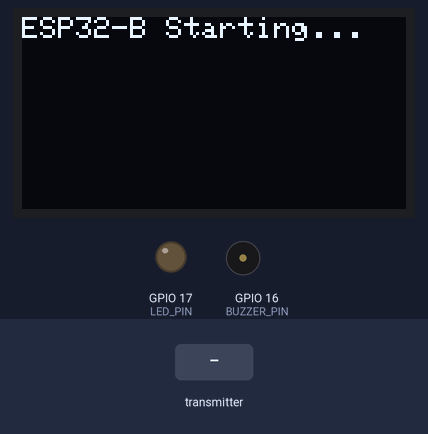
The sketch below on a simulated ESP32. Shown: 128×64 one-colour display, output pins drawn as LEDs (lit = HIGH), buzzer (waves = sounding, pin HIGH). Inputs (shaded band) come from the test bench. No radio packets arrive unless stated; what the sketch prints to the serial monitor is not drawn.

Above: at 2.2 s.
2.3 s: the transmitter starts sending potValue = 4095
At 3.5 s:
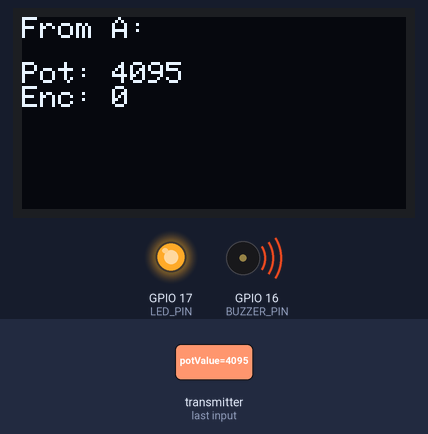
3.8 s: the transmitter starts sending encoderCount = 1
At 5.2 s:
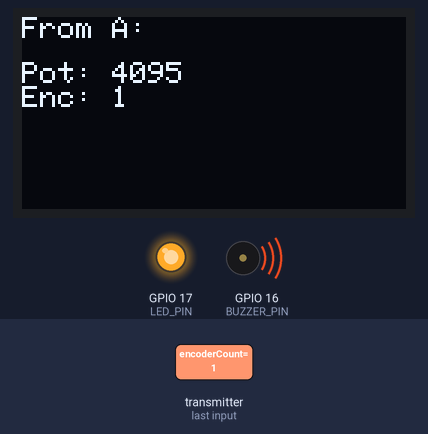
5.5 s: the transmitter starts sending potValue = 0
At 6.7 s:
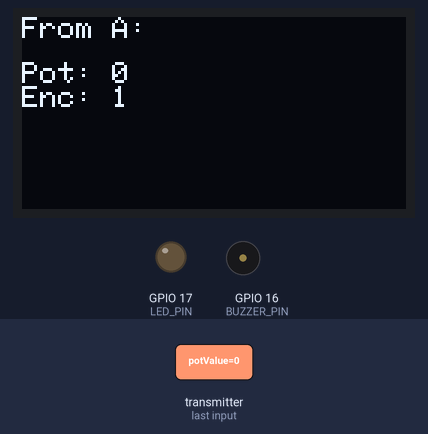
7.1 s: the transmitter starts sending encoderCount = 0
At 8.1 s:
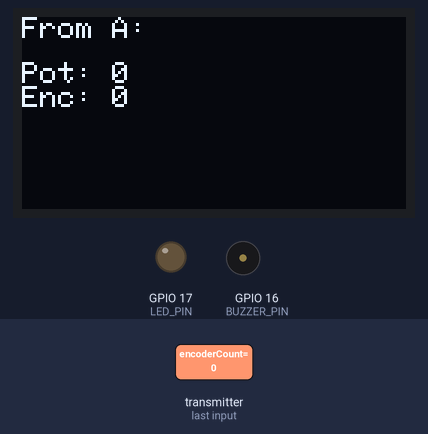
Timing chart, 0 to 9.8 s (numbered marks = the images above; inputs shaded):
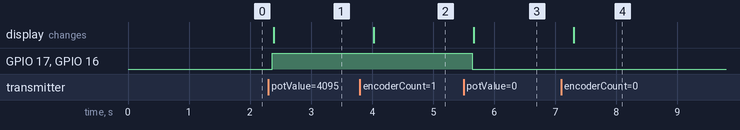

The sketch:

CFL09_Half_Duplex_NRF24L01_ESP32_B.ino
```cpp
#include <SPI.h>
#include <nRF24L01.h>
#include <RF24.h>
#include <Wire.h>
#include <Adafruit_GFX.h>
#include <Adafruit_SSD1306.h>

#define SCREEN_WIDTH 128
#define SCREEN_HEIGHT 64
#define OLED_RESET    -1
#define OLED_ADDR     0x3C
Adafruit_SSD1306 display(SCREEN_WIDTH, SCREEN_HEIGHT, &Wire, OLED_RESET);

// NRF24L01
RF24 radio(4, 5);  // CE, CSN
const byte addressAtoB[6] = "Node1";
const byte addressBtoA[6] = "Node2";

// Outputs
#define LED_PIN     17
#define BUZZER_PIN  16

struct DataPacket {
  int potValue;
  int encoderCount;
  bool buttonPressed;
};
DataPacket receivedData;
DataPacket replyData;

void setup() {
  Serial.begin(115200);

  pinMode(LED_PIN, OUTPUT);
  pinMode(BUZZER_PIN, OUTPUT);
  digitalWrite(LED_PIN, LOW);
  digitalWrite(BUZZER_PIN, LOW);

  Wire.begin(21, 22);
  display.begin(SSD1306_SWITCHCAPVCC, OLED_ADDR);
  display.clearDisplay();
  display.setTextSize(1);
  display.setTextColor(SSD1306_WHITE);
  display.setCursor(0, 0);
  display.print("ESP32-B Starting...");
  display.display();
  delay(1000);

  radio.begin();
  radio.setPALevel(RF24_PA_LOW);
  radio.setDataRate(RF24_1MBPS);
  radio.openWritingPipe(addressBtoA);
  radio.openReadingPipe(1, addressAtoB);
  radio.startListening();
}

void loop() {
  if (radio.available()) {
    radio.read(&receivedData, sizeof(receivedData));
    Serial.println("Data received.");

    // Action based on pot value
    if (receivedData.potValue > 3000) {
      digitalWrite(LED_PIN, HIGH);
      digitalWrite(BUZZER_PIN, HIGH);
    } else {
      digitalWrite(LED_PIN, LOW);
      digitalWrite(BUZZER_PIN, LOW);
    }

    // Show on OLED
    display.clearDisplay();
    display.setCursor(0, 0);
    display.print("From A:");
    display.setCursor(0, 15);
    display.print("Pot: ");
    display.println(receivedData.potValue);
    display.print("Enc: ");
    display.println(receivedData.encoderCount);
    display.display();

    delay(200);  // Small pause before reply

    // Send back confirmation
    replyData.potValue = 0;
    replyData.encoderCount = 0;
    replyData.buttonPressed = false;

    radio.stopListening();
    bool success = radio.write(&replyData, sizeof(replyData));
    Serial.println(success ? "Reply sent." : "Reply failed.");
    radio.startListening();
  }

  delay(100);
}
```

Measured:
- after the input at 2.3 s, GPIO 17 (LED_PIN), GPIO 16 (BUZZER_PIN): LOW → HIGH after 0.07 s; the display: changes after 0.09 s (image 1)
- after the input at 3.8 s, the display: changes after 0.23 s (image 2)
- after the input at 5.5 s, GPIO 17 (LED_PIN), GPIO 16 (BUZZER_PIN): HIGH → LOW after 0.14 s; the display: changes after 0.17 s (image 3)
- after the input at 7.1 s, the display: changes after 0.21 s (image 4)
